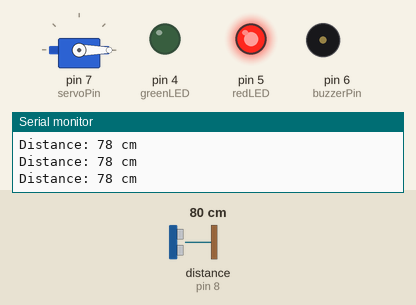
A sketch run on a simulated Arduino Uno, built with avr-gcc and run on an emulated ATmega328P. Shown: servo, output pins drawn as LEDs (lit = HIGH), buzzer (waves = sounding, pin HIGH), the last lines printed to the serial monitor. Wiring (inferred from the names in the program): ultrasonic range finder: trigger pin 9; echo pin 8. The test bench sets the inputs (shaded band); at power-on: distance to the obstacle (sensor on pin 8) 80 cm. The echo pulse lasts 58.3 µs per cm; pins used as bus, display or sensor lines are not drawn.

Above: at 1.2 s.
1.3 s: distance to the obstacle (sensor on pin 8) set to 19 cm
2.8 s: distance to the obstacle (sensor on pin 8) set to 14 cm
At 2.95 s:
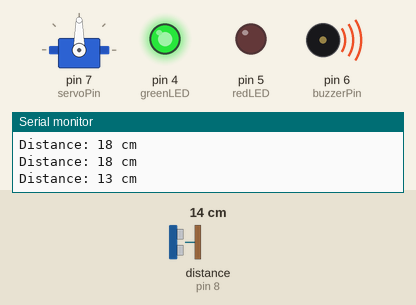
5.8 s: distance to the obstacle (sensor on pin 8) set to 18 cm
At 5.96 s:
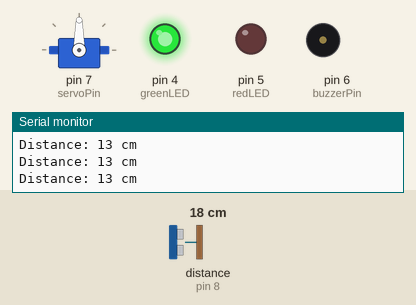
7.5 s: distance to the obstacle (sensor on pin 8) set to 2 cm
At 7.78 s:
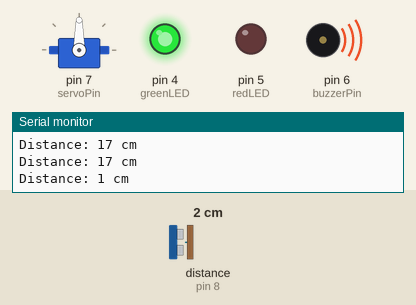
Timing chart, 0 to 11.5 s (numbered marks = the images above; inputs shaded):
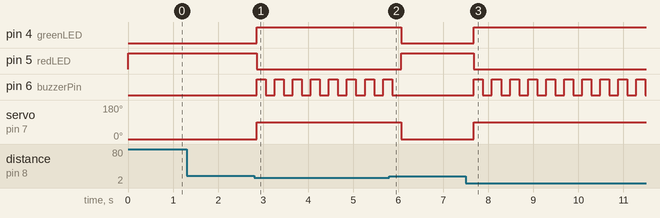

The sketch:

automatic_door.ino
```cpp
#include <Servo.h>

const int trigPin = 9;
const int echoPin = 8;

const int servoPin = 7;
const int buzzerPin = 6;

const int greenLED = 4;
const int redLED = 5;

Servo myServo;

long duration;
int distance;

void setup() {
  pinMode(trigPin, OUTPUT);
  pinMode(echoPin, INPUT);

  pinMode(buzzerPin, OUTPUT);
  pinMode(greenLED, OUTPUT);
  pinMode(redLED, OUTPUT);

  myServo.attach(servoPin);

  Serial.begin(9600);

  myServo.write(0);
  digitalWrite(redLED, HIGH);
  digitalWrite(greenLED, LOW);
  digitalWrite(buzzerPin, LOW);
}

void loop() {

  digitalWrite(trigPin, LOW);
  delayMicroseconds(2);

  digitalWrite(trigPin, HIGH);
  delayMicroseconds(10);

  digitalWrite(trigPin, LOW);

  duration = pulseIn(echoPin, HIGH);

  distance = duration * 0.034 / 2;

  Serial.print("Distance: ");
  Serial.print(distance);
  Serial.println(" cm");

  if (distance > 0 && distance <= 15) {

    myServo.write(90);

    digitalWrite(greenLED, HIGH);
    digitalWrite(redLED, LOW);

    digitalWrite(buzzerPin, HIGH);
    delay(200);
    digitalWrite(buzzerPin, LOW);

  } else {

    myServo.write(0);

    digitalWrite(greenLED, LOW);
    digitalWrite(redLED, HIGH);

    digitalWrite(buzzerPin, LOW);
  }

  delay(200);
}
```

Measured:
- the behaviour switches between 17 and 16 cm on distance to the obstacle (sensor on pin 8) (found by bisection; images 0 and 1)
- after the input at 2.8 s, pin 4 (greenLED): LOW → HIGH after 0.05 s; pin 5 (redLED): HIGH → LOW after 0.05 s; pin 6 (buzzerPin): alternates HIGH for 0.20 s and LOW for 0.20 s, starting after 0.05 s; servo on pin 7 (servoPin): 0° → 90° after 0.05 s
- after the input at 5.8 s, pin 4 (greenLED): HIGH → LOW after 0.27 s; pin 5 (redLED): LOW → HIGH after 0.27 s; pin 6 (buzzerPin): goes on until 5.9 s, then stays LOW; servo on pin 7 (servoPin): 90° → 0° after 0.27 s
- after the input at 7.5 s, pin 4 (greenLED): LOW → HIGH after 0.18 s; pin 5 (redLED): HIGH → LOW after 0.18 s; pin 6 (buzzerPin): alternates HIGH for 0.20 s and LOW for 0.20 s, starting after 0.18 s; servo on pin 7 (servoPin): 0° → 90° after 0.18 s
